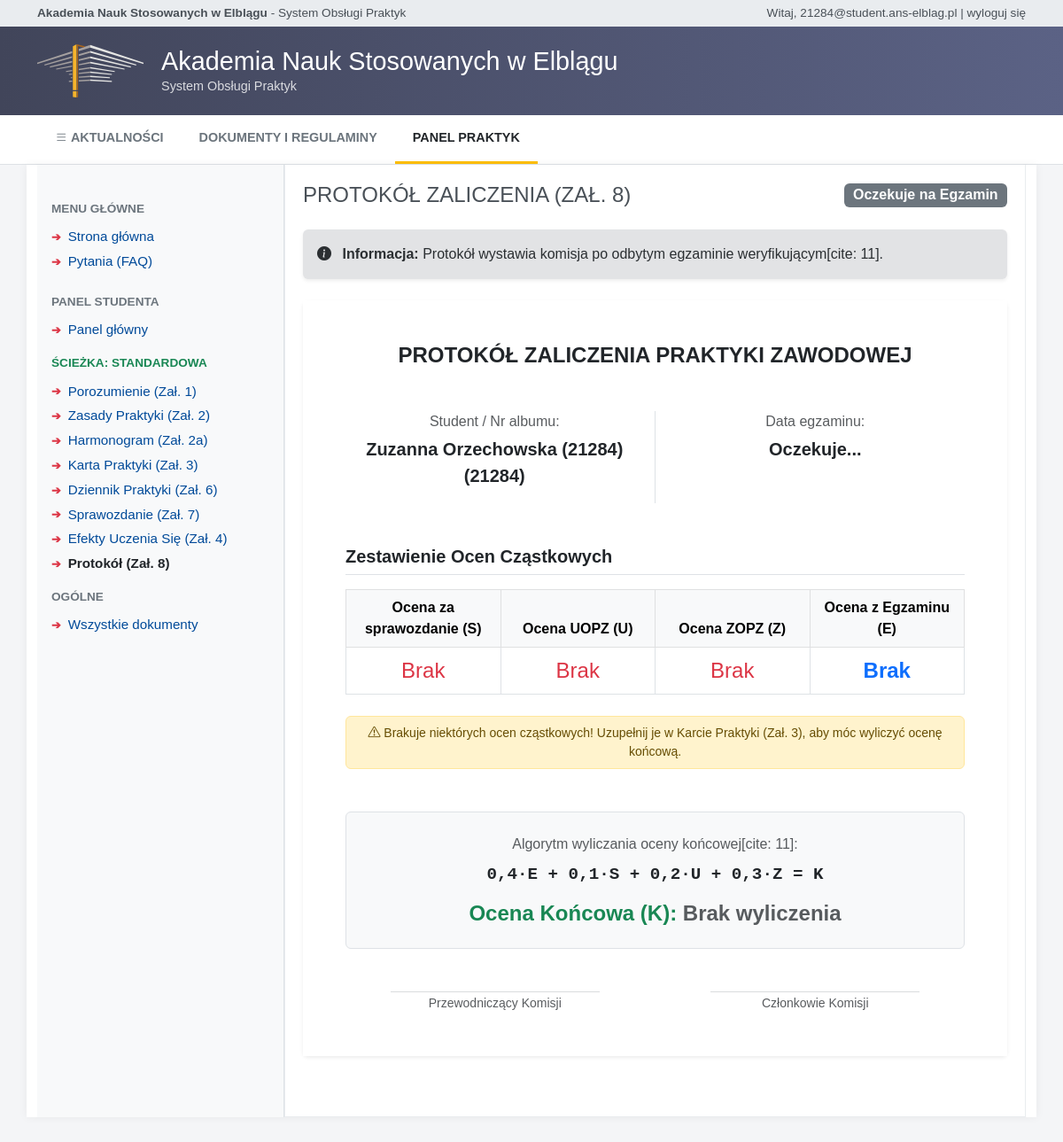
The app's page /student/zal8_protokol (signed in) with its own data.
### models.py (models this page shows, shortened)
class Uzytkownik(db.Model, UserMixin):
    __tablename__ = 'uzytkownik'
    id = db.Column(db.Integer, primary_key=True)
    email = db.Column(db.String(120), unique=True, nullable=False)
    haslo_hash = db.Column(db.String(255), nullable=True)
    imie = db.Column(db.String(50), nullable=False)
    nazwisko = db.Column(db.String(50), nullable=False)
    rola = db.Column(db.String(50), nullable=False)
    aktywny = db.Column(db.Integer, default=1)
    wymaga_zmiany_hasla = db.Column(db.Boolean, default=False)
    auth_provider = db.Column(db.String(50), default="microsoft")
    external_id = db.Column(db.String(255), unique=True)
    @property
    def is_active(self):
        return bool(self.aktywny)

class Student(db.Model):
    __tablename__ = 'student'
    id = db.Column(db.Integer, primary_key=True)
    uzytkownik_id = db.Column(db.Integer, db.ForeignKey('uzytkownik.id'), nullable=False)
    nr_albumu = db.Column(db.String(20), unique=True, nullable=False)
    kierunek = db.Column(db.String(100), default='informatyka')
    specjalnosc = db.Column(db.String(100))
    tryb_studiow = db.Column(db.String(50))
    rok_studiow = db.Column(db.Integer)
    uzytkownik = db.relationship('Uzytkownik', backref=db.backref('student_profil', uselist=False))

### blueprints/student.py (the view)
@student_bp.route('/zal8_protokol')
@login_required
def zal8_protokol():
    if current_user.rola != 'student':
        return redirect(url_for('index'))
    student = Student.query.filter_by(uzytkownik_id=current_user.id).first()
    praktyka = Praktyka.query.filter_by(student_id=student.id).first()
    if not praktyka:
        flash('Brak przypisanej praktyki.', 'warning')
        return redirect(url_for('student.dashboard'))
    protokol = Protokol.query.filter_by(praktyka_id=praktyka.id).first()
    return render_template('dokumenty/zal8_protokol.html', student=student, praktyka=praktyka, protokol=protokol)

### blueprints/auth.py (called while the page is built)
@login_manager.user_loader
def load_user(user_id):
    return Uzytkownik.query.get(int(user_id))

@auth_bp.before_app_request
def check_password_change():
    if current_user.is_authenticated:
        if request.endpoint and not request.endpoint.startswith('static'):
            if getattr(current_user, 'wymaga_zmiany_hasla', False):
                if request.endpoint not in ['auth.zmien_haslo', 'auth.logout']:
                    return redirect(url_for('auth.zmien_haslo'))

### templates/dokumenty/zal8_protokol.html (shortened to what this page needs)
{% extends "base.html" %}
{% block content %}
{% set ocena_e = none %}
{% if protokol and protokol.ocena_koncowa and protokol.ocena_s and protokol.ocena_u and protokol.ocena_z %}
{% set ocena_e = ((protokol.ocena_koncowa - (0.1 * protokol.ocena_s) - (0.2 * protokol.ocena_u) - (0.3 *
protokol.ocena_z)) / 0.4) | round(1) %}
{% endif %}
<div class="d-flex justify-content-between align-items-center mb-4">
    <div>
        <h2
            style="color: #495057; font-weight: normal; font-size: 1.5rem; text-transform: uppercase; margin-bottom: 0;">
            Protokół Zaliczenia (Zał. 8)</h2>
    </div>
    {% if protokol and protokol.ocena_koncowa %}
    <span class="badge bg-success fs-6">Praktyka Zaliczona</span>
    {% else %}
    <span class="badge bg-secondary fs-6">Oczekuje na Egzamin</span>
    {% endif %}
</div>
<div class="alert alert-secondary border-0 shadow-sm mb-4">
    <i class="bi bi-info-circle-fill me-2"></i>
    <strong>Informacja:</strong> Protokół wystawia komisja po odbytym egzaminie weryfikującym[cite: 11].
</div>
<div class="card shadow-sm border-0 mb-5">
    <div class="card-body p-5 bg-white">
        <h4 class="text-center fw-bold mb-5">PROTOKÓŁ ZALICZENIA PRAKTYKI ZAWODOWEJ</h4>
        <div class="row mb-5 text-center">
            <div class="col-md-6 border-end">
                <p class="text-muted mb-1">Student / Nr albumu:</p>
                <p class="fw-bold fs-5">{{ student.uzytkownik.imie }} {{ student.uzytkownik.nazwisko }} ({{
                    student.nr_albumu }})</p>
            </div>
            <div class="col-md-6">
                <p class="text-muted mb-1">Data egzaminu:</p>
                <p class="fw-bold fs-5">{% if protokol and protokol.data_egzaminu %}{{ protokol.data_egzaminu }}{% else
                    %}Oczekuje...{% endif %}</p>
            </div>
        </div>
        <h5 class="fw-bold border-bottom pb-2 mb-3">Zestawienie Ocen Cząstkowych</h5>
        <table class="table table-bordered text-center align-middle mb-4">
            <thead class="table-light">
                <tr>
                    <th style="width: 25%">Ocena za sprawozdanie (S)</th>
                    <th style="width: 25%">Ocena UOPZ (U)</th>
                    <th style="width: 25%">Ocena ZOPZ (Z)</th>
                    <th style="width: 25%">Ocena z Egzaminu (E)</th>
                </tr>
            </thead>
            <tbody>
                <tr>
                    <td class="fs-4 {% if not protokol or not protokol.ocena_s %}text-danger{% endif %}">
                        {% if protokol and protokol.ocena_s %}{{ protokol.ocena_s }}{% else %} Brak {% endif %}
                    </td>
                    <td class="fs-4 {% if not protokol or not protokol.ocena_u %}text-danger{% endif %}">
                        {% if protokol and protokol.ocena_u %}{{ protokol.ocena_u }}{% else %} Brak {% endif %}
                    </td>
                    <td class="fs-4 {% if not protokol or not protokol.ocena_z %}text-danger{% endif %}">
                        {% if protokol and protokol.ocena_z %}{{ protokol.ocena_z }}{% else %} Brak {% endif %}
                    </td>
                    <td class="fs-4 fw-bold text-primary">
                        {% if ocena_e %}{{ ocena_e }}{% else %} Brak {% endif %}
                    </td>
                </tr>
            </tbody>
        </table>
        {% if not protokol or not protokol.ocena_s or not protokol.ocena_u or not protokol.ocena_z %}
        <div class="alert alert-warning text-center small py-2 mb-5">
            <i class="bi bi-exclamation-triangle"></i> Brakuje niektórych ocen cząstkowych! Uzupełnij je w Karcie
            Praktyki (Zał. 3), aby móc wyliczyć ocenę końcową.
        </div>
        {% endif %}
        <div class="p-4 bg-light border rounded text-center mb-5">
            <p class="text-muted mb-2">Algorytm wyliczania oceny końcowej[cite: 11]:</p>
            <p class="fw-bold mb-3" style="font-family: monospace; font-size: 1.2rem;">0,4·E + 0,1·S + 0,2·U + 0,3·Z = K
            </p>
            <h4 class="fw-bold mb-0 text-success">
                Ocena Końcowa (K):
                {% if protokol and protokol.ocena_koncowa %}
                {{ protokol.ocena_koncowa }}
                {% else %}
                <span class="text-muted">Brak wyliczenia</span>
                {% endif %}
            </h4>
        </div>
        <div class="row mt-4">
            <div class="col-md-6 text-center">
                <hr style="width: 70%; margin: 0 auto; border-color: #6c757d;">
                <small class="text-muted">Przewodniczący Komisji</small><br>
            </div>
            <div class="col-md-6 text-center mt-4 mt-md-0">
                <hr style="width: 70%; margin: 0 auto; border-color: #6c757d;">
                <small class="text-muted">Członkowie Komisji</small>
            </div>
        </div>
    </div>
</div>
{% endblock %}

### templates/base.html (shortened to what this page needs)
<!DOCTYPE html>
<html lang="pl">
<head>
    <link href="https://cdn.jsdelivr.net/npm/bootstrap@5.3.0/dist/css/bootstrap.min.css" rel="stylesheet">
    <link rel="stylesheet" href="https://cdn.jsdelivr.net/npm/bootstrap-icons@1.10.5/font/bootstrap-icons.css">
</head>
<body>
    <div class="top-bar">
        <div class="container d-flex justify-content-between align-items-center">
            <div>
                <strong>Akademia Nauk Stosowanych w Elblągu</strong> - System Obsługi Praktyk
            </div>
            <div>
                {% if current_user.is_authenticated %}
                Witaj, {{ current_user.email }} |
                <a href="{{ url_for('auth.logout') }}">wyloguj się</a>
                {% else %}
                Nie jesteś zalogowany |
                <a href="{{ url_for('auth.login') }}">zaloguj się</a>
                {% endif %}
            </div>
        </div>
    </div>
    <header class="main-header">
        <div class="container header-content">
            <img src="{{ url_for('static', filename='header-logo.svg') }}" alt="Logo ANS Elbląg"
                style="height: 60px; margin-right: 20px;">
            <div>
                <h1 class="header-title">Akademia Nauk Stosowanych w Elblągu</h1>
                <p class="header-subtitle">System Obsługi Praktyk</p>
            </div>
        </div>
    </header>
    {% block navbar %}
    <nav class="main-nav">
        <div class="container d-flex flex-wrap">
            <a class="nav-link {% if request.path == '/' %}active{% endif %}" href="/"><i class="bi bi-list"></i>
                AKTUALNOŚCI</a>
            <a class="nav-link {% if request.path == '/dokumenty' %}active{% endif %}" href="/dokumenty">DOKUMENTY I
                REGULAMINY</a>
            {% if current_user.is_authenticated %}
            {% if current_user.rola == 'student' %}
            <a class="nav-link {% if 'student' in request.path %}active{% endif %}" href="/student/dashboard">PANEL
                PRAKTYK</a>
            {% elif current_user.rola == 'uopz' %}
            <a class="nav-link {% if 'uopz' in request.path %}active{% endif %}"
                href="{{ url_for('uopz.dashboard') }}">PANEL STUDENTÓW</a>
            {% elif current_user.rola == 'dziekanat' %}
            <a class="nav-link {% if 'dziekanat' in request.path %}active{% endif %}"
                href="{{ url_for('dziekanat.dashboard') }}">PANEL STUDENTÓW</a>
            {% elif current_user.rola == 'zopz' %}
            <a class="nav-link {% if 'zopz' in request.path %}active{% endif %}"
                href="{{ url_for('zopz.dashboard') }}">PANEL FIRMY</a>
            {% endif %}
            {% endif %}
        </div>
    </nav>
    {% endblock %}
    {% block layout %}
    <div class="container mb-5 content-container">
        <div class="row g-0">
            <div class="col-md-3 sidebar ps-3 pe-3 bg-light border-end">
                <div class="sidebar-section-title">Menu Główne</div>
                <ul class="sidebar-menu">
                    <li><a href="/" class="{% if request.path == '/' %}active{% endif %}">Strona główna</a></li>
                    <li><a href="/pytania" class="{% if request.path == '/pytania' %}active{% endif %}">Pytania
                            (FAQ)</a></li>
                </ul>
                {% if current_user.is_authenticated and current_user.rola == 'student' %}
                <div class="sidebar-section-title mt-4">Panel Studenta</div>
                <ul class="sidebar-menu">
                    <li><a href="/student/dashboard" class="{% if 'dashboard' in request.path %}active{% endif %}">Panel
                            główny</a></li>
                    {% set praktyka = current_user.student_profil.praktyki[0] if current_user.student_profil.praktyki
                    else none %}
                    {% if not praktyka or praktyka.status == 'OCZEKUJE_NA_ZAL9' or praktyka.status == 'BRAK_ZGŁOSZENIA'
                    %}
                    <div class="sidebar-section-title mt-3 text-warning">Wybierz ścieżkę:</div>
                    <li><a href="/student/zal9_oswiadczenie"
                            class="{% if 'zal9' in request.path %}active{% endif %}">Oświadczenie instytucji (Zał.
                            9)</a></li>
                    <li><a href="/student/zal4b_wniosek"
                            class="{% if 'zal4b_wniosek' in request.path %}active{% endif %}">Wniosek o zaliczenie (Zał.
                            4b)</a></li>
                    {% else %}
                    <div class="sidebar-section-title mt-3 text-success">Ścieżka: Standardowa</div>
                    <li><a href="/student/porozumienie"
                            class="{% if 'porozumienie' in request.path %}active{% endif %}">Porozumienie (Zał. 1)</a>
                    </li>
                    <li><a href="/student/zal2_program"
                            class="{% if 'zal2_program' in request.path %}active{% endif %}">Zasady Praktyki (Zał.
                            2)</a></li>
                    <li><a href="/student/zal2a_harmonogram"
                            class="{% if 'zal2a_harmonogram' in request.path %}active{% endif %}">Harmonogram (Zał.
                            2a)</a></li>
                    <li><a href="/student/zal3_karta"
                            class="{% if 'zal3_karta' in request.path %}active{% endif %}">Karta Praktyki (Zał. 3)</a>
                    </li>
                    <li><a href="/student/dziennik"
                            class="{% if 'dziennik' in request.path %}active{% endif %}">Dziennik Praktyki (Zał. 6)</a>
                    </li>
                    <li><a href="/student/sprawozdanie"
                            class="{% if 'sprawozdanie' in request.path %}active{% endif %}">Sprawozdanie (Zał. 7)</a>
                    </li>
                    <li><a href="/student/zal4_efekty"
                            class="{% if 'zal4_efekty' in request.path %}active{% endif %}">Efekty Uczenia Się (Zał.
                            4)</a></li>
                    <li><a href="/student/zal8_protokol"
                            class="{% if 'zal8_protokol' in request.path %}active{% endif %}">Protokół (Zał. 8)</a></li>
                    {% endif %}
                    <div class="sidebar-section-title mt-3">Ogólne</div>
                    <li><a href="/dokumenty">Wszystkie dokumenty</a></li>
                </ul>
                {% endif %}
            </div>
            <div class="col-md-9 content-area">
                {% block content %}{% endblock %}
            </div>
        </div>
    </div>
    {% endblock %}
</body>
</html>

### templates/base.html (style rules this page uses)
body { font-family: Arial, sans-serif; background-color: #f4f5f7; color: #333; }
.top-bar { background-color: #e9ecef; font-size: 0.85rem; padding: 5px 0; color: #495057; }
.top-bar a { color: #495057; text-decoration: none; }
.main-header { background: linear-gradient(to right, #41455a, #5b6285); color: white; padding: 20px 0; position: relative; }
.main-header::after { content: ''; position: absolute; top: 0; right: 0; bottom: 0; left: 0; opacity: 0.1; z-index: 1; }
.header-content { position: relative; z-index: 2; display: flex; align-items: center; }
.header-title { font-size: 1.8rem; font-weight: 500; margin: 0; }
.header-subtitle { font-size: 0.9rem; opacity: 0.8; margin-bottom: 0; }
.main-nav { background-color: white; border-bottom: 1px solid #dee2e6; padding: 0; }
.main-nav .nav-link { color: #6c757d; font-weight: 600; font-size: 0.9rem; padding: 15px 20px; text-transform: uppercase; }
.main-nav .nav-link.active { color: #212529; border-bottom: 3px solid #fbbc04; }
.sidebar { background-color: transparent; padding-top: 20px; }
.sidebar-menu { list-style: none; padding-left: 0; }
.sidebar-section-title { text-transform: uppercase; font-size: 0.85rem; color: #6c757d; margin-top: 20px; margin-bottom: 10px; font-weight: 600; }
.sidebar-menu li { margin-bottom: 5px; }
.sidebar-menu a { color: #004a99; text-decoration: none; font-size: 0.95rem; display: flex; align-items: center; }
.sidebar-menu a::before { content: "➔"; color: #dc3545; font-size: 0.8rem; margin-right: 8px; font-weight: bold; }
.sidebar-menu a.active { font-weight: bold; color: #212529; }
.content-area { background-color: white; padding: 20px; min-height: 500px; border-left: 1px solid #e9ecef; border-right: 1px solid #e9ecef; border-bottom: 1px solid #e9ecef; }
.content-container { background-color: white; box-shadow: 0 0 10px rgba(0, 0, 0, 0.05); margin-top: 0; }

### records on screen
Uzytkownik: email "21284@student.ans-elblag.pl", uzytkownik.imie "Zuzanna", uzytkownik.nazwisko "Orzechowska (21284)"
Student: nr_albumu "21284"
